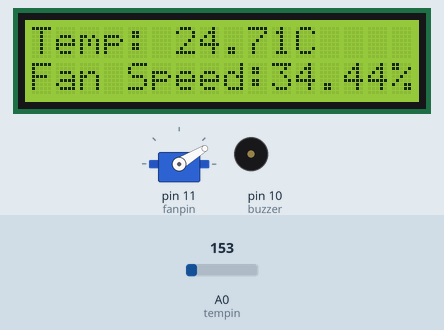
Bench run of a sketch on a simulated Arduino Uno, built with avr-gcc and run on an emulated ATmega328P. Shown: 16×2 character LCD, servo, buzzer (waves = sounding). Inputs (shaded band) come from the test bench; at power-on: A0 (tempin) = 153.

Above: at 1.2 s.
1.3 s: A0 (tempin) set to 128
At 2.7 s:
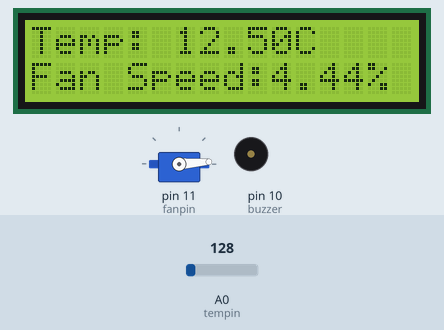
5.4 s: A0 (tempin) set to 114
At 6.7 s:
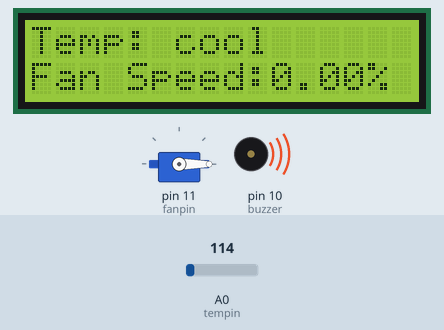
9.5 s: A0 (tempin) set to 221
At 10.7 s:
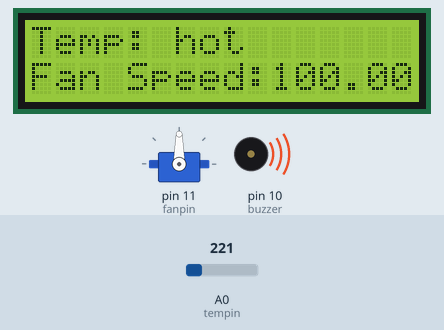
13.6 s: A0 (tempin) set to 187
At 14.8 s:
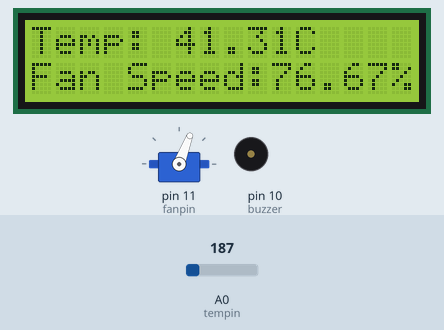
17.6 s: A0 (tempin) set to 175
At 18.9 s:
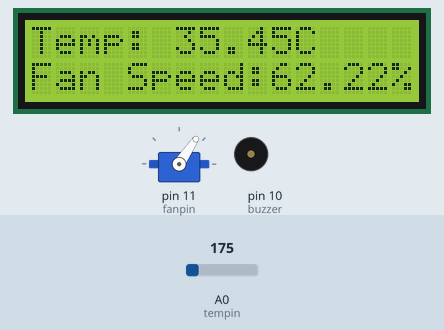
Timing chart, 0 to 20.6 s (numbered marks = the images above; inputs shaded):
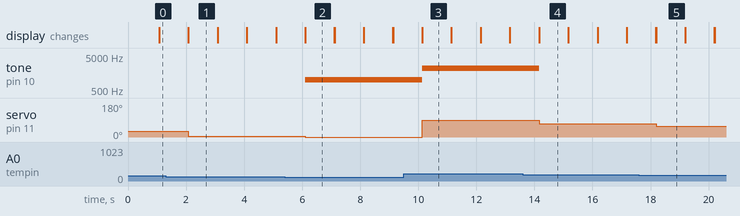

The sketch:

PWM_controlled_motor.ino
```cpp
#include <LiquidCrystal.h>
#include <Servo.h>

LiquidCrystal lcd(8, 9, 3, 4, 5, 6);
Servo myServo;
const int tempin = A0;
const int fanpin = 11;
const float lowtemp = 10.0;
const float hightemp = 50.0;
const float freezelevel = 0.0;
const float maxdeg = 90.0;
const float mindeg =0.0;
const int buzzer = 10;

void setup(){
  lcd.begin(16, 2);
  lcd.print("Temp: ");
  pinMode(tempin, INPUT);
  pinMode(buzzer, OUTPUT);
  myServo.attach(fanpin);
  Serial.begin(9600);
}

float toCel(float a){
  return ((a*5.0/1024.0)-0.5)*100.0;
}

float setdeg(float t){
  if(t<lowtemp){
    return mindeg;
  }
  else if(t>=lowtemp && t<=hightemp){
  	return map(t,lowtemp,hightemp,mindeg,maxdeg);
  }
  else{
    return maxdeg;
  }
}

void print(float t,float deg){
  lcd.setCursor(0, 0);
  lcd.print("Temp: ");
  if(t<=freezelevel) {
    tone(buzzer, 440);
    lcd.print("freeze");
  }
  else if(t>freezelevel && t<=lowtemp) {
    tone(buzzer, 1000);
    lcd.print("cool");
  }
  else if(t>=lowtemp && t<=hightemp){
    noTone(buzzer);
    lcd.print(t);
    lcd.print("C");
  }
  else  {
    tone(buzzer, 2000+2000*(t-hightemp)/75);
    lcd.print("hot");
  }

  lcd.setCursor(0, 1);
  lcd.print("Fan Speed:");
  lcd.print((int)deg*100/maxdeg);
  lcd.print("%");
  delay(1000);
  lcd.clear();

}
void loop(){
  myServo.write(0);
  float input = analogRead(tempin);
  float temp = toCel(input);
  int deg = setdeg(temp);
  myServo.write(deg);
  print(temp,deg);
}
```

Measured:
- the behaviour switches between 123 and 122 on A0 (tempin) (found by bisection; images 1 and 2)
- the behaviour switches between 205 and 204 on A0 (tempin) (found by bisection; images 3 and 4)
- after the input at 1.3 s, servo on pin 11 (fanpin): 31° → 4° after 0.78 s; the display: first differs from a run without the input after 0.78 s (image 1)
- after the input at 5.4 s, tone on pin 10 (buzzer): silent → 1000 Hz after 0.71 s; servo on pin 11 (fanpin): 4° → 0° after 0.71 s; the display: first differs from a run without the input after 0.71 s (image 2)
- after the input at 9.5 s, tone on pin 10 (buzzer): 1000 Hz → 2210 Hz after 0.63 s; servo on pin 11 (fanpin): 0° → 90° after 0.64 s; the display: first differs from a run without the input after 0.64 s (image 3)
- after the input at 13.6 s, tone on pin 10 (buzzer): 2210 Hz → silent after 0.56 s; servo on pin 11 (fanpin): 90° → 69° after 0.56 s; the display: first differs from a run without the input after 0.56 s (image 4)
- after the input at 17.6 s, servo on pin 11 (fanpin): 69° → 56° after 0.59 s; the display: first differs from a run without the input after 0.59 s (image 5)
